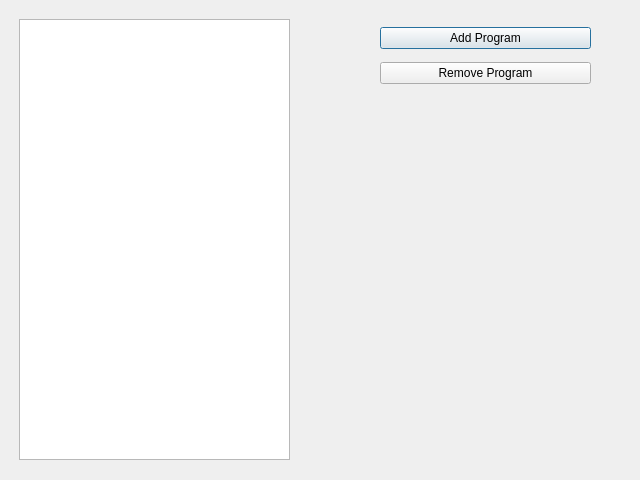
<?xml version="1.0" encoding="UTF-8"?>
<ui version="4.0">
 <class>processdlg</class>
 <widget class="QDialog" name="processdlg">
  <property name="geometry">
   <rect>
    <x>0</x>
    <y>0</y>
    <width>640</width>
    <height>480</height>
   </rect>
  </property>
  <property name="windowTitle">
   <string>Open with Program List</string>
  </property>
  <widget class="QWidget" name="horizontalLayoutWidget">
   <property name="geometry">
    <rect>
     <x>19</x>
     <y>19</y>
     <width>271</width>
     <height>441</height>
    </rect>
   </property>
   <layout class="QHBoxLayout" name="horizontalLayout">
    <item>
     <widget class="QListWidget" name="programsList"/>
    </item>
   </layout>
  </widget>
  <widget class="QWidget" name="verticalLayoutWidget">
   <property name="geometry">
    <rect>
     <x>380</x>
     <y>20</y>
     <width>211</width>
     <height>71</height>
    </rect>
   </property>
   <layout class="QVBoxLayout" name="verticalLayout">
    <item>
     <widget class="QPushButton" name="addBtn">
      <property name="text">
       <string>Add Program</string>
      </property>
     </widget>
    </item>
    <item>
     <widget class="QPushButton" name="removeBtn">
      <property name="text">
       <string>Remove Program</string>
      </property>
     </widget>
    </item>
   </layout>
  </widget>
 </widget>
 <resources/>
 <connections/>
</ui>
